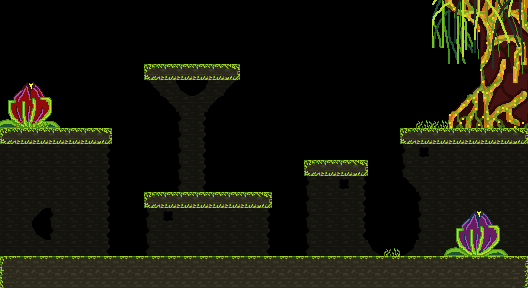

Tiled map render using the project's own tile images. Description and the map definition, with tile-layer contents summarised, below:
An orthogonal 33x18 tile map with 16x16 px tiles, 4 tile layers (bg, fg, detalles, fgd).

<map version="1.0" orientation="orthogonal" renderorder="right-down" width="33" height="18" tilewidth="16" tileheight="16" nextobjectid="1">
 <tileset firstgid="1" name="Tileset" tilewidth="16" tileheight="16">
  <image source="Tileset.png" width="256" height="384" />
 </tileset>
 <layer name="bg" width="33" height="18">
  <data>[594 cells, 252 non-empty, 63 distinct tile ids]</data>
 </layer>
 <layer name="fg" width="33" height="18">
  <data>[594 cells, 66 non-empty, 6 distinct tile ids]</data>
 </layer>
 <layer name="detalles" width="33" height="18">
  <data>[594 cells, 18 non-empty, 15 distinct tile ids]</data>
 </layer>
 <layer name="fgd" width="33" height="18">
  <data>[594 cells, 33 non-empty, 3 distinct tile ids]</data>
 </layer>
</map>
